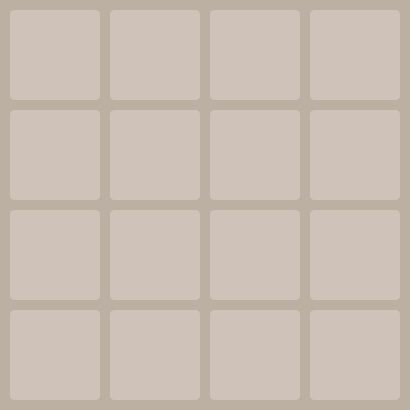
Frame 1 (no input)
Frame 60 (the mouse pressed at the canvas centre just before this capture): identical to frame 1, image omitted
Frame 120 (the mouse held since frame 60 and released just before this capture): identical to frame 1, image omitted

The Processing sketch that drew this single still picture (run headless with seeded random() and noise(); from frame 60 on, the mouse is pressed at the canvas centre):

// Processing sketch: week08_1_2048_partal_for_for_fill_rect
// ── week08_1_2048_partal_for_for_fill_rect.pde
//week08_1_2048_partal_for_for_fill_rect
//File-Preference 字型放大
void setup(){
  size(410, 410);
}
void draw(){
  background(188, 176, 162); //色彩用滴管吸範例的圖
  for(int i=0; i<4; i++){
    for(int j=0; j<4; j++){
      fill(206, 194, 185); //色彩用滴管吸範例的圖
      noStroke(); //沒有黑色外框
      rect(j*100+10, i*100+10, 90, 90, 5);
    }
  }
}
